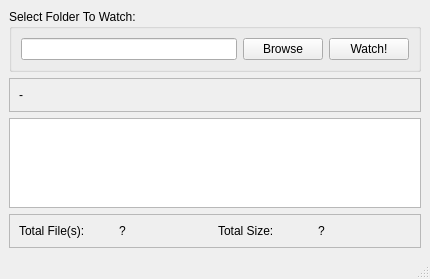
<?xml version="1.0" encoding="UTF-8"?>
<ui version="4.0">
 <class>MainWindow</class>
 <widget class="QMainWindow" name="MainWindow">
  <property name="geometry">
   <rect>
    <x>0</x>
    <y>0</y>
    <width>430</width>
    <height>279</height>
   </rect>
  </property>
  <property name="windowTitle">
   <string>MainWindow</string>
  </property>
  <widget class="QWidget" name="centralwidget">
   <layout class="QVBoxLayout" name="verticalLayout">
    <item>
     <widget class="QGroupBox" name="groupBox">
      <property name="title">
       <string>Select Folder To Watch:</string>
      </property>
      <layout class="QHBoxLayout" name="horizontalLayout_4">
       <item>
        <widget class="QLineEdit" name="lineedit_folder_path"/>
       </item>
       <item>
        <widget class="QPushButton" name="button_browse">
         <property name="text">
          <string>Browse</string>
         </property>
        </widget>
       </item>
       <item>
        <widget class="QPushButton" name="button_watch">
         <property name="text">
          <string>Watch!</string>
         </property>
        </widget>
       </item>
      </layout>
     </widget>
    </item>
    <item>
     <widget class="QFrame" name="frame_2">
      <property name="frameShape">
       <enum>QFrame::StyledPanel</enum>
      </property>
      <property name="frameShadow">
       <enum>QFrame::Raised</enum>
      </property>
      <layout class="QHBoxLayout" name="horizontalLayout">
       <item>
        <widget class="QLabel" name="label_message">
         <property name="text">
          <string>-</string>
         </property>
        </widget>
       </item>
      </layout>
     </widget>
    </item>
    <item>
     <widget class="QTableView" name="tableview"/>
    </item>
    <item>
     <widget class="QFrame" name="frame_3">
      <property name="frameShape">
       <enum>QFrame::StyledPanel</enum>
      </property>
      <property name="frameShadow">
       <enum>QFrame::Raised</enum>
      </property>
      <layout class="QHBoxLayout" name="horizontalLayout_3">
       <item>
        <widget class="QLabel" name="label_2">
         <property name="text">
          <string>Total File(s): </string>
         </property>
        </widget>
       </item>
       <item>
        <widget class="QLabel" name="label_total_files">
         <property name="text">
          <string>?</string>
         </property>
        </widget>
       </item>
       <item>
        <widget class="QLabel" name="label_3">
         <property name="text">
          <string>Total Size:</string>
         </property>
        </widget>
       </item>
       <item>
        <widget class="QLabel" name="label_total_size">
         <property name="text">
          <string>?</string>
         </property>
        </widget>
       </item>
      </layout>
     </widget>
    </item>
   </layout>
  </widget>
  <widget class="QMenuBar" name="menubar">
   <property name="geometry">
    <rect>
     <x>0</x>
     <y>0</y>
     <width>430</width>
     <height>20</height>
    </rect>
   </property>
  </widget>
  <widget class="QStatusBar" name="statusbar"/>
 </widget>
 <resources/>
 <connections/>
</ui>
